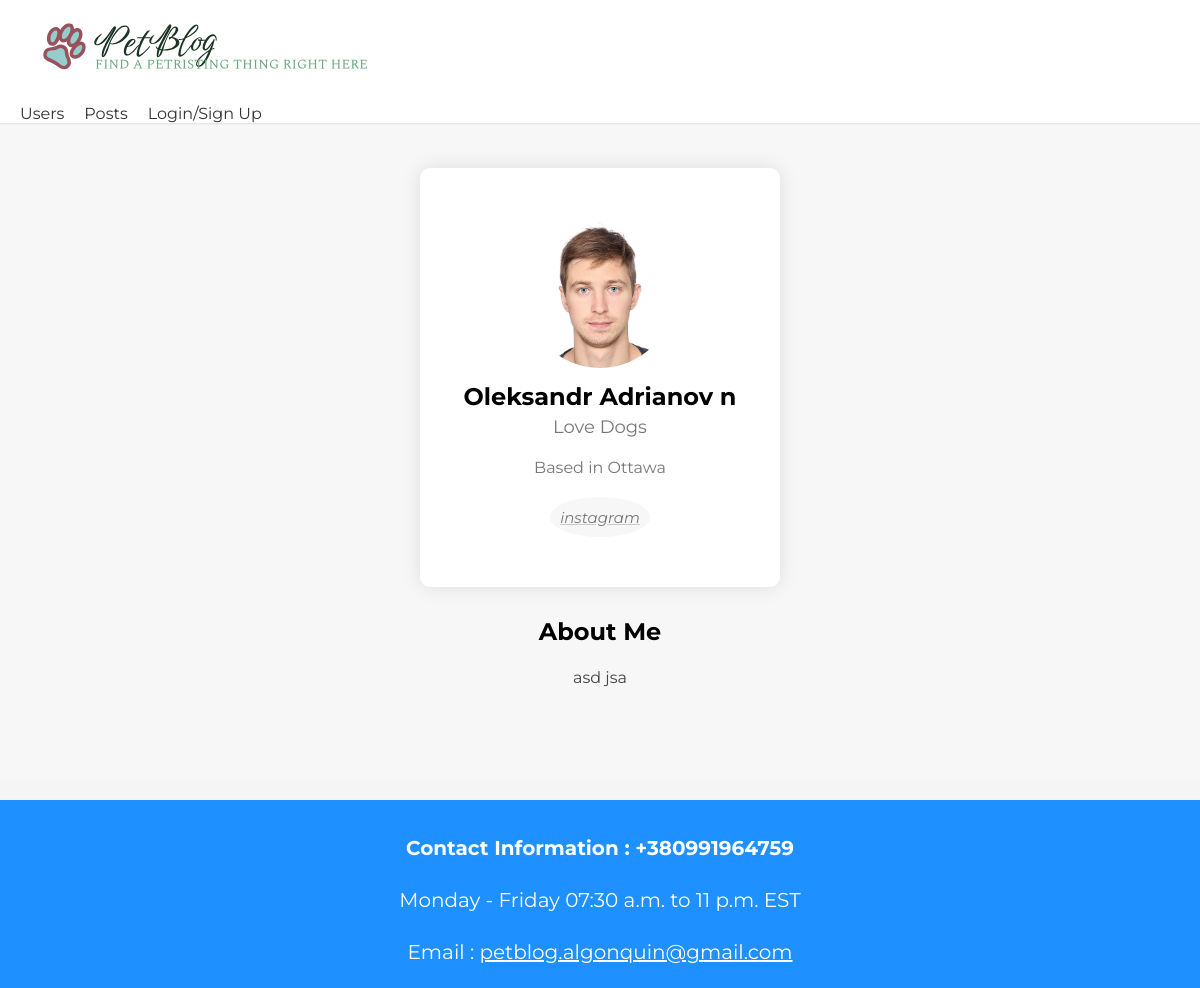
Page /profile/1/ on the committed database.
### users/models.py (models this page shows, shortened)
class Profile(models.Model):
    user = models.OneToOneField(User, on_delete=models.CASCADE, null=True, blank=True)
    name = models.CharField(max_length=200, blank=True, null=True)
    email = models.EmailField(max_length=200, blank=True, null=True)
    username = models.CharField(max_length=200, blank=True, null=True)
    location = models.CharField(max_length=200, blank=True, null=True)
    short_intro = models.CharField(max_length=200, blank=True, null=True)
    bio = models.TextField(blank=True, null=True)
    profile_image = models.ImageField(null=True, blank=True, upload_to='profiles/', default='profiles/default.png')
    social_instagram = models.CharField(max_length=200, blank=True, null=True)
    social_facebook = models.CharField(max_length=200, blank=True, null=True)
    social_twitter = models.CharField(max_length=200, blank=True, null=True)
    created = models.DateTimeField(auto_now_add=True)

### users/views.py (the view)
# urls.py: path('profile/<str:pk>/', views.userProfile, name='user-profile'),
def userProfile(request, pk):
    profile = Profile.objects.get(id=pk)
    context = {'profile': profile}
    return render(request, 'users/user-profile.html', context)

### users/templates/users/user-profile.html (shortened to what this page needs)
{% extends 'main.html' %}
{% block content %}
<main class="profile my-md">
    <div class="container-profile">
        <div class="layout">
            <div class="column column--1of3">
                <div class="card-user text-center">
                    <div class="card__body1_dev">
                        <img class="avatar avatar--xl" src="{{ profile.profile_image.url }}"/>
                        <h2 class="dev__name">{{ profile.name }}</h2>
                        <p class="dev__title">{{ profile.short_intro }}</p>
                        <p class="dev__location">Based in {{ profile.location }}</p>
                        <ul class="dev__social">
                            {% if profile.social_instagram %}
                            <li>
                                <a title="Instagram" href="{{ profile.social_instagram }}" target="_blank"><i class="instagram">instagram</i></a>
                            </li>
                            {% endif %}
                        </ul>
                    </div>
                </div>
            </div>
            <div class="column column--2of3">
                <div class="devInfo">
                    <h3 class="devInfo__title">About Me</h3>
                    <p class="devInfo__about">{{profile.bio}}</p>
                </div>
                </div>
            </div>
        </div>
</main>
{% endblock %}

### static/styles/account.css (style rules this page uses)
.dev__name { font-size: 28px; font-weight: bold; margin-bottom: 5px; }
.dev__title { font-size: 18px; color: #777; margin-bottom: 20px; }
.dev__location { font-size: 16px; color: #777; margin-bottom: 20px; }
.dev__social { display: flex; justify-content: center; align-items: center; list-style: none; margin-bottom: 20px; padding: 0; }
.dev__social a { display: flex; justify-content: center; align-items: center; border-radius: 50%; background-color: #eee; width: 40px; height: 40px; }
.dev__social i { font-size: 15px; color: #777; }
.devInfo__title { font-size: 24px; font-weight: bold; margin-bottom: 20px; }
.devInfo__about { font-size: 16px; color: #777; line-height: 1.5; margin-bottom: 40px; }

### static/styles/delete.css (style rules this page uses)
p { font-size: 20px; margin-bottom: 20px; }

### static/styles/user-profile.css (style rules this page uses)
.profile { background-color: #f7f7f7; padding: 50px 0; }
.card-user { margin: 0 auto; background-color: #ffffff; box-shadow: 0 0 20px rgba(0, 0, 0, 0.1); max-width: 300px; padding: 30px; border-radius: 10px; margin-top: 100px; }
.card__body1_dev { margin-top: 20px; text-align: center; }
.avatar { width: 150px; height: 150px; border-radius: 50%; }
.dev__name { font-size: 24px; font-weight: 700; margin-top: 10px; }
.dev__title { font-size: 18px; margin-top: 5px; }
.dev__location { margin-top: 20px; font-size: 16px; }
.dev__social { margin-top: 20px; list-style: none; padding: 0; display: flex; justify-content: center; }
.dev__social li { margin-right: 10px; }
.dev__social li:last-child { margin-right: 0; }
.dev__social a { display: block; width: 100px; height: 40px; border-radius: 50%; background-color: #f7f7f7; color: #cbc9c9; line-height: 40px; font-size: 18px; transition: all 0.2s ease-in-out; }
.devInfo { margin-top: 30px; text-align: center; }
.devInfo__title { font-size: 24px; font-weight: 700; margin-bottom: 20px; }
.devInfo__about { font-size: 16px; line-height: 1.5; color: #444444; }

### static/styles/navbar.css (style rules this page uses)
body { background-color: #f5f5f5; font-family: 'Montserrat', sans-serif; margin: 0; }

### rows in the picture
Profile: profile_image (picture), name "Oleksandr Adrianov n", short_intro "Love Dogs", location "Ottawa", bio "asd jsa"
